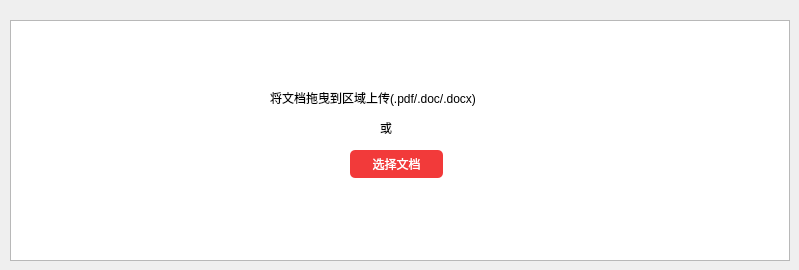
    <widget class="QWidget" name="page_doc">
     <widget class="QLabel" name="doc_label">
      <property name="geometry">
       <rect>
        <x>270</x>
        <y>90</y>
        <width>321</width>
        <height>16</height>
       </rect>
      </property>
      <property name="text">
       <string>将文档拖曳到区域上传(.pdf/.doc/.docx)</string>
      </property>
     </widget>
     <widget class="QPushButton" name="doc_button">
      <property name="geometry">
       <rect>
        <x>350</x>
        <y>150</y>
        <width>93</width>
        <height>28</height>
       </rect>
      </property>
      <property name="styleSheet">
       <string notr="true">QPushButton#doc_button{
        background-color: rgb(242, 58, 58);
        color:#fff;
		
        border-radius:5px;
}

QPushButton#doc_button::hover{
        background-color: rgb(247, 84, 84);
        color:#fff;
        border-radius:5px;
        }





</string>
      </property>
      <property name="text">
       <string>选择文档</string>
      </property>
     </widget>
     <widget class="QLabel" name="doc_label2">
      <property name="geometry">
       <rect>
        <x>380</x>
        <y>120</y>
        <width>72</width>
        <height>15</height>
       </rect>
      </property>
      <property name="text">
       <string>或</string>
      </property>
     </widget>
     <widget class="QTextEdit" name="doc_edit">
      <property name="enabled">
       <bool>true</bool>
      </property>
      <property name="geometry">
       <rect>
        <x>10</x>
        <y>20</y>
        <width>780</width>
        <height>241</height>
       </rect>
      </property>
      <property name="readOnly">
       <bool>true</bool>
      </property>
     </widget>
     <zorder>doc_edit</zorder>
     <zorder>doc_label</zorder>
     <zorder>doc_label2</zorder>
     <zorder>doc_button</zorder>
    </widget>
